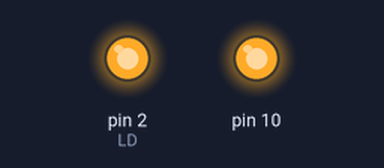
The sketch below on a simulated Arduino Uno, built with avr-gcc and run on an emulated ATmega328P. Parts: output pins drawn as LEDs (lit = HIGH). What the sketch prints to the serial monitor is not drawn.

Above: at 0.1 s.
Timing chart, 0 to 1.6 s (numbered marks = the images above):
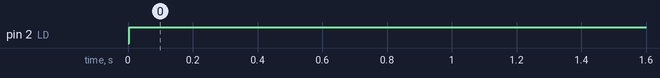

Measured:
- by itself, pin 2 (LD): LOW → HIGH at 0.00 s

The sketch:

shift_74hc165.ino
```cpp
#define SOUT   12
#define CLK    13
#define LD      2

void setup() {
  noInterrupts();
  Serial.begin(9600);
  while (!Serial) {}
  Serial.println("Setup begin");

  pinMode(10, OUTPUT);
  digitalWrite(10, HIGH);

  pinMode(SOUT, INPUT);
  pinMode(CLK, OUTPUT);
  pinMode(LD, OUTPUT);
  Serial.println("Pin mode set done");

  digitalWrite(LD, HIGH);
  Serial.println("Pin level set");

  SPCR = (1 << SPE) | (1 << MSTR);
  SPSR = (1 << SPI2X);
  Serial.println("Setup done");

  interrupts();
  Serial.println("Go");
}

void pulse(int pin){
  digitalWrite(pin, LOW);
  digitalWrite(pin, HIGH);
}

void loop() {

  Serial.println("----");
  pulse(LD);
  SPDR = 0;
  while (!(SPSR & (1<<SPIF)));
  uint8_t data = SPDR;
  Serial.println(data, BIN);

  delay(1000);
}
```
